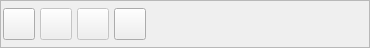
      <widget class="QFrame" name="frame_3">
       <property name="sizePolicy">
        <sizepolicy hsizetype="Expanding" vsizetype="Fixed">
         <horstretch>0</horstretch>
         <verstretch>0</verstretch>
        </sizepolicy>
       </property>
       <property name="minimumSize">
        <size>
         <width>42</width>
         <height>42</height>
        </size>
       </property>
       <property name="maximumSize">
        <size>
         <width>16777215</width>
         <height>48</height>
        </size>
       </property>
       <property name="frameShape">
        <enum>QFrame::StyledPanel</enum>
       </property>
       <property name="frameShadow">
        <enum>QFrame::Raised</enum>
       </property>
       <layout class="QHBoxLayout">
        <property name="spacing">
         <number>5</number>
        </property>
        <property name="margin">
         <number>2</number>
        </property>
        <item>
         <widget class="QToolButton" name="mui_guardar">
          <property name="sizePolicy">
           <sizepolicy hsizetype="Fixed" vsizetype="Fixed">
            <horstretch>0</horstretch>
            <verstretch>0</verstretch>
           </sizepolicy>
          </property>
          <property name="minimumSize">
           <size>
            <width>32</width>
            <height>32</height>
           </size>
          </property>
          <property name="maximumSize">
           <size>
            <width>32</width>
            <height>32</height>
           </size>
          </property>
          <property name="toolTip">
           <string>Guardar cuenta</string>
          </property>
          <property name="text">
           <string/>
          </property>
          <property name="icon">
           <iconset resource="../../../bulmages.qrc">
            <normaloff>:/Images/edit-save.png</normaloff>:/Images/edit-save.png</iconset>
          </property>
          <property name="iconSize">
           <size>
            <width>22</width>
            <height>22</height>
           </size>
          </property>
          <property name="shortcut">
           <string>Ctrl+S</string>
          </property>
         </widget>
        </item>
        <item>
         <widget class="QToolButton" name="botoninteligente_2">
          <property name="enabled">
           <bool>false</bool>
          </property>
          <property name="sizePolicy">
           <sizepolicy hsizetype="Fixed" vsizetype="Fixed">
            <horstretch>0</horstretch>
            <verstretch>0</verstretch>
           </sizepolicy>
          </property>
          <property name="minimumSize">
           <size>
            <width>32</width>
            <height>32</height>
           </size>
          </property>
          <property name="maximumSize">
           <size>
            <width>32</width>
            <height>32</height>
           </size>
          </property>
          <property name="toolTip">
           <string>Duplicar Asiento</string>
          </property>
          <property name="text">
           <string/>
          </property>
          <property name="icon">
           <iconset resource="../../../bulmages.qrc">
            <normaloff>:/Images/document-import.png</normaloff>:/Images/document-import.png</iconset>
          </property>
          <property name="iconSize">
           <size>
            <width>22</width>
            <height>22</height>
           </size>
          </property>
         </widget>
        </item>
        <item>
         <widget class="QToolButton" name="ToolButton17">
          <property name="enabled">
           <bool>false</bool>
          </property>
          <property name="sizePolicy">
           <sizepolicy hsizetype="Fixed" vsizetype="Fixed">
            <horstretch>0</horstretch>
            <verstretch>0</verstretch>
           </sizepolicy>
          </property>
          <property name="minimumSize">
           <size>
            <width>32</width>
            <height>32</height>
           </size>
          </property>
          <property name="maximumSize">
           <size>
            <width>32</width>
            <height>32</height>
           </size>
          </property>
          <property name="toolTip">
           <string>Cargar Asiento</string>
          </property>
          <property name="text">
           <string/>
          </property>
          <property name="icon">
           <iconset resource="../../../bulmages.qrc">
            <normaloff>:/Images/document-export.png</normaloff>:/Images/document-export.png</iconset>
          </property>
          <property name="iconSize">
           <size>
            <width>22</width>
            <height>22</height>
           </size>
          </property>
         </widget>
        </item>
        <item>
         <widget class="QToolButton" name="mui_borrar">
          <property name="sizePolicy">
           <sizepolicy hsizetype="Fixed" vsizetype="Fixed">
            <horstretch>0</horstretch>
            <verstretch>0</verstretch>
           </sizepolicy>
          </property>
          <property name="minimumSize">
           <size>
            <width>32</width>
            <height>32</height>
           </size>
          </property>
          <property name="maximumSize">
           <size>
            <width>32</width>
            <height>32</height>
           </size>
          </property>
          <property name="toolTip">
           <string>Borrar cuenta</string>
          </property>
          <property name="text">
           <string/>
          </property>
          <property name="icon">
           <iconset resource="../../../bulmages.qrc">
            <normaloff>:/Images/edit-delete.png</normaloff>:/Images/edit-delete.png</iconset>
          </property>
          <property name="iconSize">
           <size>
            <width>22</width>
            <height>22</height>
           </size>
          </property>
          <property name="shortcut">
           <string>Ctrl+D</string>
          </property>
         </widget>
        </item>
        <item>
         <spacer>
          <property name="orientation">
           <enum>Qt::Horizontal</enum>
          </property>
          <property name="sizeType">
           <enum>QSizePolicy::Expanding</enum>
          </property>
          <property name="sizeHint" stdset="0">
           <size>
            <width>221</width>
            <height>26</height>
           </size>
          </property>
         </spacer>
        </item>
       </layout>
      </widget>
